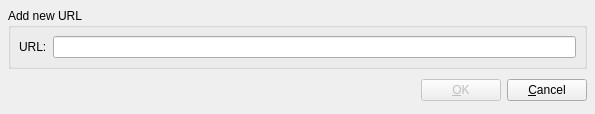
<?xml version="1.0" encoding="UTF-8"?>
<ui version="4.0">
 <class>AddURL</class>
 <widget class="QDialog" name="AddURL">
  <property name="geometry">
   <rect>
    <x>0</x>
    <y>0</y>
    <width>595</width>
    <height>109</height>
   </rect>
  </property>
  <property name="windowTitle">
   <string>Add URL</string>
  </property>
  <property name="sizeGripEnabled">
   <bool>false</bool>
  </property>
  <property name="modal">
   <bool>true</bool>
  </property>
  <layout class="QVBoxLayout">
   <property name="spacing">
    <number>6</number>
   </property>
   <property name="leftMargin">
    <number>8</number>
   </property>
   <property name="topMargin">
    <number>8</number>
   </property>
   <property name="rightMargin">
    <number>8</number>
   </property>
   <property name="bottomMargin">
    <number>8</number>
   </property>
   <item>
    <widget class="QGroupBox" name="groupBox">
     <property name="title">
      <string>Add new URL</string>
     </property>
     <layout class="QGridLayout">
      <property name="leftMargin">
       <number>8</number>
      </property>
      <property name="topMargin">
       <number>8</number>
      </property>
      <property name="rightMargin">
       <number>8</number>
      </property>
      <property name="bottomMargin">
       <number>8</number>
      </property>
      <property name="spacing">
       <number>6</number>
      </property>
      <item row="0" column="1" colspan="2">
       <widget class="QLineEdit" name="urlString"/>
      </item>
      <item row="0" column="0">
       <widget class="QLabel" name="label">
        <property name="sizePolicy">
         <sizepolicy hsizetype="Fixed" vsizetype="Preferred">
          <horstretch>0</horstretch>
          <verstretch>0</verstretch>
         </sizepolicy>
        </property>
        <property name="text">
         <string>URL:</string>
        </property>
       </widget>
      </item>
     </layout>
     <widget class="QWidget" name="widget" native="true">
      <property name="geometry">
       <rect>
        <x>10</x>
        <y>40</y>
        <width>364</width>
        <height>33</height>
       </rect>
      </property>
     </widget>
    </widget>
   </item>
   <item>
    <layout class="QHBoxLayout">
     <property name="spacing">
      <number>6</number>
     </property>
     <property name="leftMargin">
      <number>0</number>
     </property>
     <property name="topMargin">
      <number>0</number>
     </property>
     <property name="rightMargin">
      <number>0</number>
     </property>
     <property name="bottomMargin">
      <number>0</number>
     </property>
     <item>
      <spacer>
       <property name="orientation">
        <enum>Qt::Horizontal</enum>
       </property>
       <property name="sizeHint" stdset="0">
        <size>
         <width>131</width>
         <height>31</height>
        </size>
       </property>
      </spacer>
     </item>
     <item>
      <widget class="QPushButton" name="okButton">
       <property name="enabled">
        <bool>false</bool>
       </property>
       <property name="text">
        <string>&amp;OK</string>
       </property>
      </widget>
     </item>
     <item>
      <widget class="QPushButton" name="cancelButton">
       <property name="text">
        <string>&amp;Cancel</string>
       </property>
      </widget>
     </item>
    </layout>
   </item>
  </layout>
 </widget>
 <tabstops>
  <tabstop>urlString</tabstop>
  <tabstop>okButton</tabstop>
  <tabstop>cancelButton</tabstop>
 </tabstops>
 <resources/>
 <connections>
  <connection>
   <sender>okButton</sender>
   <signal>clicked()</signal>
   <receiver>AddURL</receiver>
   <slot>accept()</slot>
   <hints>
    <hint type="sourcelabel">
     <x>278</x>
     <y>253</y>
    </hint>
    <hint type="destinationlabel">
     <x>96</x>
     <y>254</y>
    </hint>
   </hints>
  </connection>
  <connection>
   <sender>cancelButton</sender>
   <signal>clicked()</signal>
   <receiver>AddURL</receiver>
   <slot>reject()</slot>
   <hints>
    <hint type="sourcelabel">
     <x>369</x>
     <y>253</y>
    </hint>
    <hint type="destinationlabel">
     <x>179</x>
     <y>282</y>
    </hint>
   </hints>
  </connection>
 </connections>
</ui>
